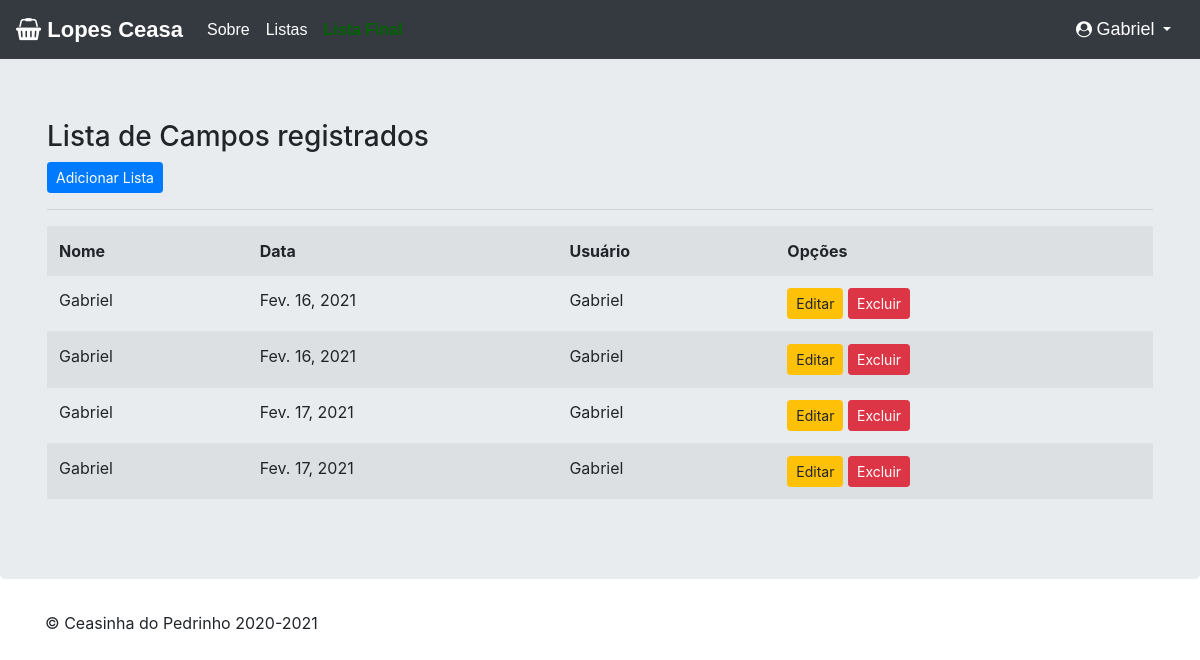
Before: /listar/campos/ (signed in) with the older database file.
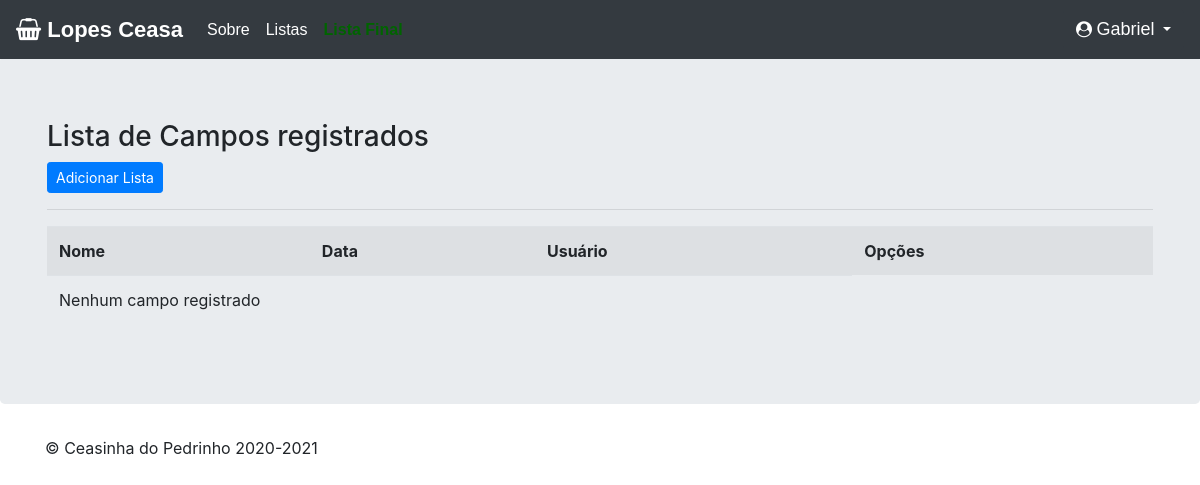
After: the same page with the newer database file.
### cadastros/models.py (models this page shows, shortened)
class Campo(models.Model):
    nome = models.CharField(max_length=50, help_text='Digite o nome igual o do seu Login.')
    data = models.DateField(default=date.today)
    usuario = models.ForeignKey(User, on_delete=models.PROTECT)

### cadastros/views.py (the view)
# urls.py: path('listar/campos/', CampoList.as_view(), name='listar-campos'),
class CampoList(LoginRequiredMixin, ListView):
    login_url = reverse_lazy('login')
    model = Campo
    template_name = 'cadastros/listas/campo.html'
    def get_queryset(self):
        self.object_list = Campo.objects.filter(usuario=self.request.user)
        return self.object_list

### cadastros/templates/cadastros/listas/campo.html (shortened to what this page needs)
{% extends "paginas/templates/modelopro.html" %}
{% load static}
{% block titulo %}
{% block principal %}
<h3>Lista de Campos registrados</h3>
<a href="{% url 'cadastrar-campo' %}" class="btn btn-primary btn-sm">Adicionar Lista</a>
<hr>
<table class="table table-striped">
    <tr>
        <th>Nome</th>
        <th>Data</th>
        <th>Usuário</th>
        <th>Opções</th>
    </tr>
    {% for campo in object_list %}
    <tr>
        <td>{{ campo.nome }}</td>
        <td>{{ campo.data }}</td>
        <td>{{ campo.usuario }}</td>
        <td>
            <a href="{% url 'editar-campo' campo.pk %}" class="btn btn-warning btn-sm" title="Editar">Editar</a>
            <a href="{% url 'excluir-campo' campo.pk %}" class="btn btn-danger btn-sm" title="Editar">Excluir</a>
        </td>
    </tr>
    {% empty %}
    <tr>
        <td colspan="3">Nenhum campo registrado</td>
    </tr>
    {% endfor %}
</table>
{%endblock%}

Changed rows visible on the page:
removed Campo: nome "Gabriel", data "Fev. 16, 2021", usuario "Gabriel"
removed Campo: nome "Gabriel", data "Fev. 16, 2021", usuario "Gabriel"
removed Campo: nome "Gabriel", data "Fev. 17, 2021", usuario "Gabriel"
removed Campo: nome "Gabriel", data "Fev. 17, 2021", usuario "Gabriel"
Other visible differences:
text now shown: "Nenhum campo registrado"
